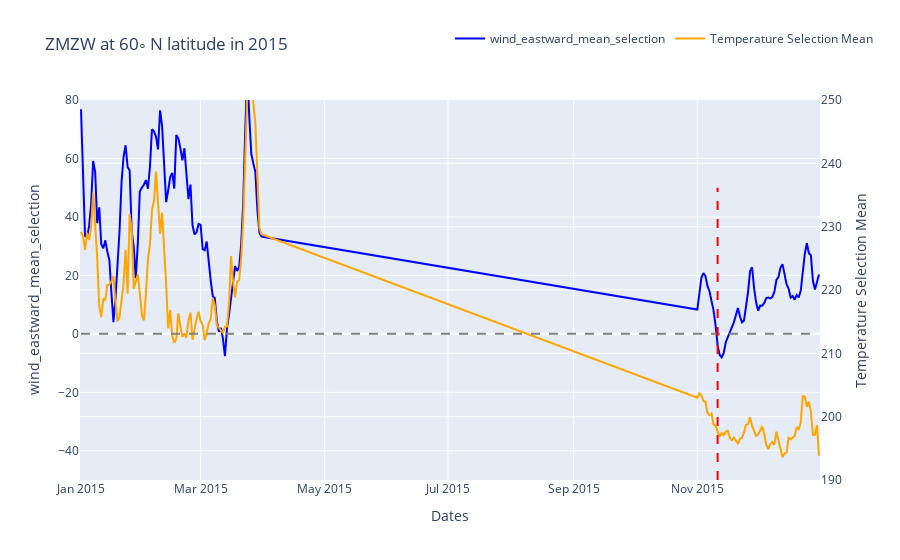

The cell this chart's notebook holds for it:
### Code cell
import plotly.graph_objects as go

# df = df_dataset
# Create figure and plot the DataFrame
fig = go.Figure()

# fig.add_trace(go.Scatter(x=df['dates'], y=df['res_filtered'].rolling(3).mean(), name='Res Filtered', mode='markers', marker=dict(color='blue', size=2)))
fig.add_trace(go.Scatter(x=df['dates'], y=df['wind_eastward_mean_selection'], name='wind_eastward_mean_selection', line=dict(color='blue')))
# fig.add_trace(go.Scatter(x=df['dates'], y=df['temperature_mean_selection'], name='Temperature Selection Mean', mode='markers', marker=dict(color='orange', size=3), yaxis='y2'))
fig.add_trace(go.Scatter(x=df['dates'], y=df['temperature_mean_selection'].rolling(1).mean(), name='Temperature Selection Mean', line=dict(color='orange'), yaxis='y2'))

# Add a dashed line at y=0
fig.add_shape(type='line', x0=df['dates'].min(), y0=0, x1=df['dates'].max(), y1=0, line=dict(color='gray', dash='dash'))

# Find the index of the first negative value
first_negative_index = (df['wind_eastward_mean_selection'] < 0).idxmin()

# Add vertical lines for SSW_flag == True
for i, row in df.iterrows():
    if row.SSW_flag == True:
        fig.add_shape(type='line', x0=row.dates, y0=-50, x1=row.dates, y1=50, line=dict(color='red', dash='dash'))

# Set layout
fig.update_layout(
    yaxis=dict(
        range=[-50, 80],
        title='wind_eastward_mean_selection'
    )
    ,yaxis2=dict(
        range=[190, 250],
        title='Temperature Selection Mean',
        side='right',
        overlaying='y'
    )
    ,xaxis=dict(title='Dates'),
    title=f'ZMZW at 60◦ N latitude in {YEAR}',
    legend=dict(orientation="h", y=1.2, x=0.5)
)

# Show the plot
fig.show()

### Figure 1 — Plotly figure (JSON) as saved in the notebook; plotly's stock layout.template omitted (floating-point values rounded to 4 significant figures; data arrays with more than 128 entries replaced by an {"elided": "..."} marker saying what was removed)
{"data": [{"line": {"color": "blue"}, "name": "wind_eastward_mean_selection", "type": "scatter", "x": {"elided": "151 str values"}, "y": {"elided": "151 float values"}}, {"line": {"color": "orange"}, "name": "Temperature Selection Mean", "type": "scatter", "x": {"elided": "151 str values"}, "y": {"elided": "151 float values"}, "yaxis": "y2"}], "layout": {"legend": {"orientation": "h", "x": 0.5, "y": 1.2}, "shapes": [{"line": {"color": "gray", "dash": "dash"}, "type": "line", "x0": "2015-01-01T00:00:00", "x1": "2015-12-31T00:00:00", "y0": 0, "y1": 0}, {"line": {"color": "red", "dash": "dash"}, "type": "line", "x0": "2015-11-11T00:00:00", "x1": "2015-11-11T00:00:00", "y0": -50, "y1": 50}], "title": {"text": "ZMZW at 60◦ N latitude in 2015"}, "xaxis": {"title": {"text": "Dates"}}, "yaxis": {"range": [-50, 80], "title": {"text": "wind_eastward_mean_selection"}}, "yaxis2": {"overlaying": "y", "range": [190, 250], "side": "right", "title": {"text": "Temperature Selection Mean"}}}}
